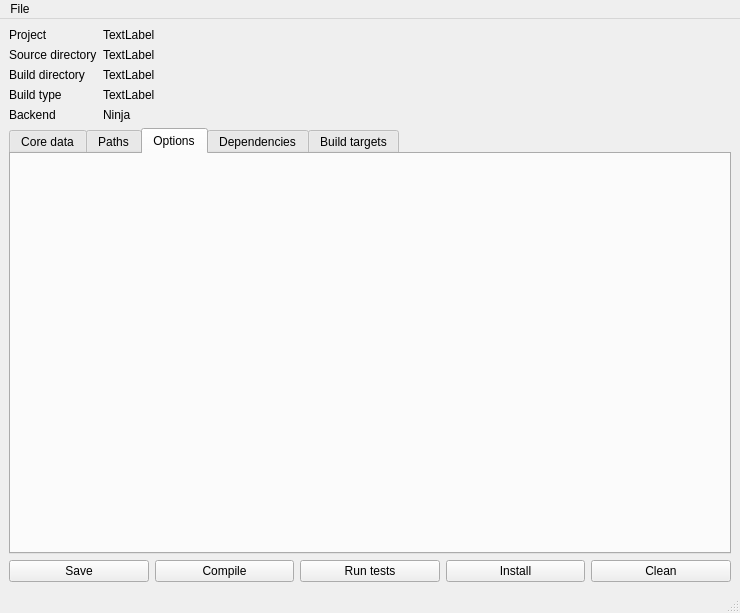
<?xml version="1.0" encoding="UTF-8"?>
<ui version="4.0">
 <class>MainWindow</class>
 <widget class="QMainWindow" name="MainWindow">
  <property name="geometry">
   <rect>
    <x>0</x>
    <y>0</y>
    <width>740</width>
    <height>613</height>
   </rect>
  </property>
  <property name="windowTitle">
   <string>Meson</string>
  </property>
  <widget class="QWidget" name="centralwidget">
   <layout class="QGridLayout" name="gridLayout">
    <item row="0" column="0">
     <widget class="QLabel" name="label">
      <property name="text">
       <string>Project</string>
      </property>
     </widget>
    </item>
    <item row="0" column="1">
     <widget class="QLabel" name="project_label">
      <property name="sizePolicy">
       <sizepolicy hsizetype="Preferred" vsizetype="Preferred">
        <horstretch>1</horstretch>
        <verstretch>0</verstretch>
       </sizepolicy>
      </property>
      <property name="text">
       <string>TextLabel</string>
      </property>
     </widget>
    </item>
    <item row="1" column="0">
     <widget class="QLabel" name="label_3">
      <property name="text">
       <string>Source directory</string>
      </property>
     </widget>
    </item>
    <item row="1" column="1">
     <widget class="QLabel" name="srcdir_label">
      <property name="sizePolicy">
       <sizepolicy hsizetype="Preferred" vsizetype="Preferred">
        <horstretch>1</horstretch>
        <verstretch>0</verstretch>
       </sizepolicy>
      </property>
      <property name="text">
       <string>TextLabel</string>
      </property>
     </widget>
    </item>
    <item row="2" column="0">
     <widget class="QLabel" name="label_5">
      <property name="sizePolicy">
       <sizepolicy hsizetype="Preferred" vsizetype="Preferred">
        <horstretch>0</horstretch>
        <verstretch>0</verstretch>
       </sizepolicy>
      </property>
      <property name="text">
       <string>Build directory</string>
      </property>
     </widget>
    </item>
    <item row="2" column="1">
     <widget class="QLabel" name="builddir_label">
      <property name="sizePolicy">
       <sizepolicy hsizetype="Preferred" vsizetype="Preferred">
        <horstretch>1</horstretch>
        <verstretch>0</verstretch>
       </sizepolicy>
      </property>
      <property name="text">
       <string>TextLabel</string>
      </property>
     </widget>
    </item>
    <item row="3" column="0">
     <widget class="QLabel" name="label_7">
      <property name="text">
       <string>Build type</string>
      </property>
     </widget>
    </item>
    <item row="3" column="1">
     <widget class="QLabel" name="buildtype_label">
      <property name="sizePolicy">
       <sizepolicy hsizetype="Preferred" vsizetype="Preferred">
        <horstretch>1</horstretch>
        <verstretch>0</verstretch>
       </sizepolicy>
      </property>
      <property name="text">
       <string>TextLabel</string>
      </property>
     </widget>
    </item>
    <item row="4" column="0">
     <widget class="QLabel" name="label_2">
      <property name="text">
       <string>Backend</string>
      </property>
     </widget>
    </item>
    <item row="4" column="1">
     <widget class="QLabel" name="backend_label">
      <property name="text">
       <string>Ninja</string>
      </property>
     </widget>
    </item>
    <item row="5" column="0" colspan="2">
     <widget class="QTabWidget" name="tabWidget">
      <property name="currentIndex">
       <number>2</number>
      </property>
      <widget class="QWidget" name="core_tab">
       <attribute name="title">
        <string>Core data</string>
       </attribute>
       <layout class="QGridLayout" name="gridLayout_6">
        <item row="0" column="0">
         <widget class="QTreeView" name="core_view"/>
        </item>
       </layout>
      </widget>
      <widget class="QWidget" name="path_tab">
       <attribute name="title">
        <string>Paths</string>
       </attribute>
       <layout class="QGridLayout" name="gridLayout_3">
        <item row="0" column="0">
         <widget class="QTreeView" name="path_view"/>
        </item>
       </layout>
      </widget>
      <widget class="QWidget" name="option_tab">
       <attribute name="title">
        <string>Options</string>
       </attribute>
       <layout class="QGridLayout" name="gridLayout_4">
        <item row="0" column="0">
         <layout class="QFormLayout" name="option_form"/>
        </item>
       </layout>
      </widget>
      <widget class="QWidget" name="dependency_tab">
       <attribute name="title">
        <string>Dependencies</string>
       </attribute>
       <layout class="QGridLayout" name="gridLayout_5">
        <item row="0" column="0">
         <widget class="QTreeView" name="dep_view"/>
        </item>
       </layout>
      </widget>
      <widget class="QWidget" name="target_tab">
       <attribute name="title">
        <string>Build targets</string>
       </attribute>
       <layout class="QGridLayout" name="gridLayout_2">
        <item row="0" column="0">
         <widget class="QTreeView" name="target_view"/>
        </item>
       </layout>
      </widget>
     </widget>
    </item>
    <item row="6" column="0" colspan="2">
     <layout class="QHBoxLayout" name="horizontalLayout">
      <item>
       <widget class="QPushButton" name="save_button">
        <property name="text">
         <string>Save</string>
        </property>
       </widget>
      </item>
      <item>
       <widget class="QPushButton" name="compile_button">
        <property name="text">
         <string>Compile</string>
        </property>
       </widget>
      </item>
      <item>
       <widget class="QPushButton" name="test_button">
        <property name="text">
         <string>Run tests</string>
        </property>
       </widget>
      </item>
      <item>
       <widget class="QPushButton" name="install_button">
        <property name="text">
         <string>Install</string>
        </property>
       </widget>
      </item>
      <item>
       <widget class="QPushButton" name="clean_button">
        <property name="text">
         <string>Clean</string>
        </property>
       </widget>
      </item>
     </layout>
    </item>
   </layout>
  </widget>
  <widget class="QMenuBar" name="menubar">
   <property name="geometry">
    <rect>
     <x>0</x>
     <y>0</y>
     <width>740</width>
     <height>25</height>
    </rect>
   </property>
   <widget class="QMenu" name="menuFile">
    <property name="title">
     <string>File</string>
    </property>
    <addaction name="actionSave"/>
    <addaction name="actionQuit"/>
   </widget>
   <addaction name="menuFile"/>
  </widget>
  <widget class="QStatusBar" name="statusbar"/>
  <action name="actionSave">
   <property name="text">
    <string>&amp;Save</string>
   </property>
  </action>
  <action name="actionQuit">
   <property name="text">
    <string>&amp;Quit</string>
   </property>
  </action>
 </widget>
 <resources/>
 <connections/>
</ui>
